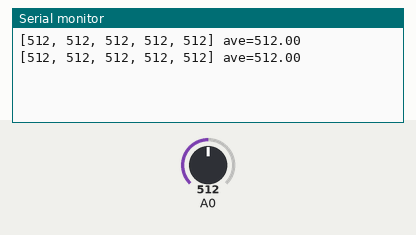
The sketch below on a simulated Arduino Uno, built with avr-gcc and run on an emulated ATmega328P. Parts: the last lines printed to the serial monitor. The inputs (shaded band) are chosen by the test bench; at power-on: A0 = 512.

Above: at 1.2 s.
1.3 s: A0 set to 716
At 1.46 s:
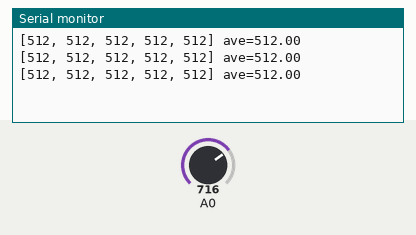
2.8 s: A0 set to 900
At 3.07 s:
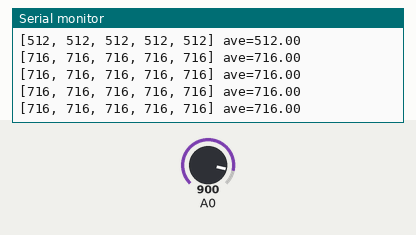
Timing chart, 0 to 5.8 s (numbered marks = the images above; inputs shaded):
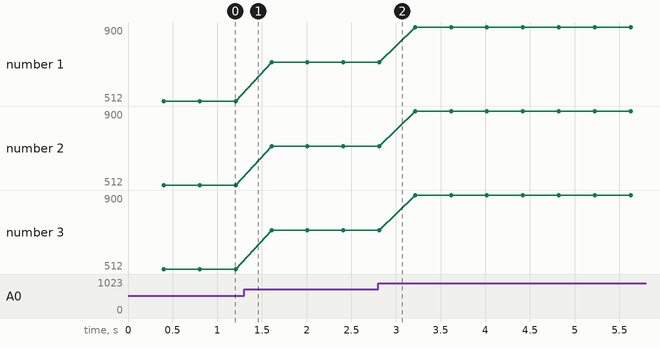

The sketch:

fillArrayWithAnalogReadingsAndCalcAverage.ino
```cpp
#define arrayLength 5
int photoReadPin  = 0, photoPowerPin  = 5, startTime = 0;
float ave;
int readings[arrayLength];


void setup()
{
  Serial.begin(9600);
  pinMode(photoPowerPin, OUTPUT);
}

void loop()
{
  int sum = 0; //Reset sum value
  digitalWrite(photoPowerPin,HIGH);
  delay(300);
  ave = makeReadings(photoReadPin, photoPowerPin, readings);
  printValues(readings,ave);

}


/*****
Purpose: Fill array with reading from analog pin and calculate average
Parameter List:
int readPin analog input from votage divider
int powpin digital pin that give power to voltage divider
int *value pointer to the array that will hold values
Return value:
Average of readings
*****/
float makeReadings (int readPin, int powpin, int *value)
{
  float sum = 0;
  for (int i = 0; i<arrayLength; i ++)
    {
       *(value+i) = analogRead(readPin);
       sum += *(value+i);
    }
  float ave = sum/arrayLength;
  digitalWrite(powpin,LOW);
  delay(100);
  return ave;
}

/*****
Purpose: Print readable array of values and the average
Parameter List:
int *readings pointer to the array holding readings
float ave the average of all the values in the readings array
Return value:
n/a
*****/
void printValues(int *value, float ave)
{
  Serial.print("[");
    for(int i = 0; i < arrayLength ; i++)
    {
      Serial.print(*(value+i));
      if(i < arrayLength-1)
      {
      Serial.print(", ");
      }
    }
  Serial.print("] ave=");
  Serial.println(ave);
}
```

Measured:
- plotted number 1: 512 → 716 after the input at 1.3 s, 716 → 900 after the input at 2.8 s
- plotted number 2: 512 → 716 after the input at 1.3 s, 716 → 900 after the input at 2.8 s
- plotted number 3: 512 → 716 after the input at 1.3 s, 716 → 900 after the input at 2.8 s
